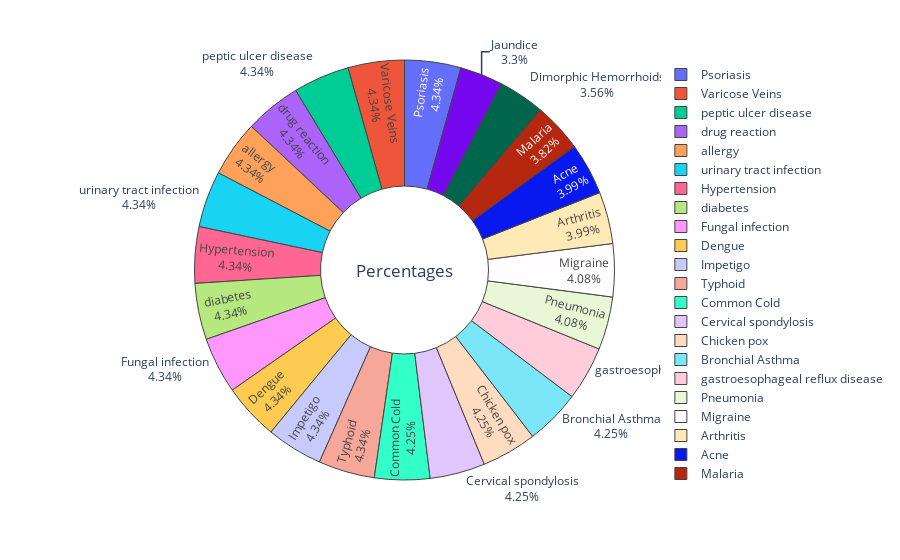

Source (notebook cell):
### Code cell
fig1 = px.pie(data,values=data.label.value_counts(),names=data.label.value_counts().index)
fig1.update_traces(textposition='auto', textinfo='percent+label',marker={"line":{"width":1}},hoverinfo='label+percent',hole=0.4)
fig1.update_layout(annotations=[{"text":"Percentages","showarrow":False,"font_size":17}])
iplot(fig1)

### Figure 1 — Plotly figure (JSON) as saved in the notebook; plotly's stock layout.template omitted (floating-point values rounded to 4 significant figures)
{"data": [{"domain": {"x": [0, 1], "y": [0, 1]}, "hole": 0.4, "hoverinfo": "label+percent", "hovertemplate": "label=%{label}<br>value=%{value}<extra></extra>", "labels": ["Psoriasis", "Varicose Veins", "peptic ulcer disease", "drug reaction", "allergy", "urinary tract infection", "Hypertension", "diabetes", "Fungal infection", "Dengue", "Impetigo", "Typhoid", "Common Cold", "Cervical spondylosis", "Chicken pox", "Bronchial Asthma", "gastroesophageal reflux disease", "Pneumonia", "Migraine", "Arthritis", "Acne", "Malaria", "Dimorphic Hemorrhoids", "Jaundice"], "legendgroup": "", "marker": {"line": {"width": 1}}, "name": "", "showlegend": true, "textinfo": "percent+label", "textposition": "auto", "values": [50, 50, 50, 50, 50, 50, 50, 50, 50, 50, 50, 50, 49, 49, 49, 49, 48, 47, 47, 46, 46, 44, 41, 38], "type": "pie"}], "layout": {"annotations": [{"font": {"size": 17}, "showarrow": false, "text": "Percentages"}], "legend": {"tracegroupgap": 0}, "margin": {"t": 60}}}
